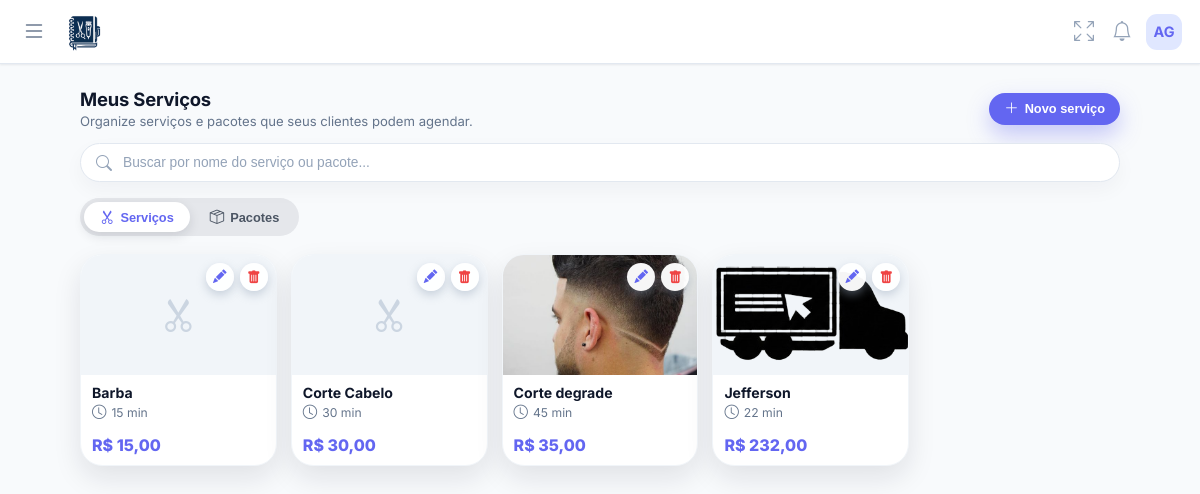
Page /pages/servicos/servicos.php on the committed database.
### tables this page shows
CREATE TABLE usuarios (
        id INTEGER PRIMARY KEY AUTOINCREMENT,
        nome TEXT, email TEXT, telefone TEXT, foto TEXT, biografia TEXT,
        cep TEXT, endereco TEXT, numero TEXT, bairro TEXT, cidade TEXT, estado TEXT,
        criado_em DATETIME DEFAULT CURRENT_TIMESTAMP
    , senha TEXT, estabelecimento TEXT, cor_tema TEXT DEFAULT '#4f46e5', ultimo_login DATETIME, ativo INTEGER DEFAULT 1, data_expiracao DATE, is_vitalicio INTEGER DEFAULT 0, quem_indicou TEXT, valor_mensalidade REAL DEFAULT 19.90, indicado_por TEXT, valor_mensal REAL DEFAULT 19.90, token_recuperacao TEXT, token_validade DATETIME);

CREATE TABLE servicos (
        id INTEGER PRIMARY KEY AUTOINCREMENT,
        user_id INTEGER NOT NULL,
        nome TEXT NOT NULL,
        preco REAL NOT NULL,
        duracao INTEGER NOT NULL, -- em minutos
        foto TEXT,
        observacao TEXT,
        tipo TEXT DEFAULT 'unico', 
        itens_pacote TEXT, 
        criado_em DATETIME DEFAULT CURRENT_TIMESTAMP
    , calculo_servico_id INTEGER);

### pages/servicos/servicos.php (the view, shortened to what this page needs)
<?php
include '../../includes/db.php';
$userId = $_SESSION['user_id'];
$isProd = isset($_SERVER['HTTP_HOST']) && $_SERVER['HTTP_HOST'] === 'salao.develoi.com';
$servicosUrl = $isProd
    ? '/servicos'
    : '/karen_site/controle-salao/pages/servicos/servicos.php';
include '../../includes/header.php';
include '../../includes/menu.php';
$stmt = $pdo->prepare("SELECT * FROM servicos WHERE user_id = ? ORDER BY id DESC");
$stmt->execute([$userId]);
$todosRegistros = $stmt->fetchAll();
$listaServicos = array_filter($todosRegistros, function($item){ return $item['tipo'] == 'unico'; });
?>
<main class="main-content">
    <div class="page-header">
        <div class="page-title-wrap">
            <h1 class="page-title">Meus Serviços</h1>
            <p class="page-subtitle">Organize serviços e pacotes que seus clientes podem agendar.</p>
        </div>
        <div class="page-header-actions">
            <button class="btn-chip" onclick="abrirModal('unico')">
                <i class="bi bi-plus-lg"></i>
                Novo serviço
            </button>
        </div>
    </div>
    <div class="search-bar-container">
        <i class="bi bi-search search-icon"></i>
        <input
            type="text"
            id="searchInput"
            class="search-input"
            placeholder="Buscar por nome do serviço ou pacote..."
            onkeyup="filtrarServicos()"
        >
    </div>
    <div class="tabs-wrapper">
        <div class="tabs-pill">
            <button class="tab-btn active" onclick="showTab('servicos', this)">
                <i class="bi bi-scissors"></i> Serviços
            </button>
            <button class="tab-btn" onclick="showTab('pacotes', this)">
                <i class="bi bi-box-seam"></i> Pacotes
            </button>
        </div>
    </div>
    <div id="tab-servicos" class="tab-content">
        <div class="services-grid">
            <?php foreach ($listaServicos as $s): ?>
                <div class="service-card" data-nome="<?php echo strtolower($s['nome']); ?>">
                    <div class="card-actions">
                        <button class="action-btn btn-edit" onclick='editar(<?php echo json_encode($s); ?>)'>
                            <i class="bi bi-pencil-fill"></i>
                        </button>
                        <a href="<?php echo $servicosUrl; ?>?delete=<?php echo $s['id']; ?>" class="action-btn btn-delete" onclick="return confirm('Tem certeza que deseja apagar?');">
                            <i class="bi bi-trash-fill"></i>
                        </a>
                    </div>
                    <div class="service-img" style="<?php echo $s['foto'] ? "background-image: url('../../{$s['foto']}')" : ""; ?>">
                        <?php if (!$s['foto']): ?>
                            <i class="bi bi-scissors" style="font-size: 2.2rem;"></i>
                        <?php endif; ?>
                    </div>
                    <div class="service-body">
                        <div class="service-title"><?php echo htmlspecialchars($s['nome']); ?></div>
                        <div class="service-meta">
                            <i class="bi bi-clock"></i>
                            <?php echo $s['duracao']; ?> min
                        </div>
                        <div class="service-price">
                            R$ <?php echo number_format($s['preco'], 2, ',', '.'); ?>
                        </div>
                    </div>
                </div>
            <?php endforeach; ?>
        </div>
    </div>
</main>
<?php include '../../includes/footer.php'; ?>

### includes/header.php (shortened to what this page needs)
<!DOCTYPE html>
<html lang="pt-br">
<head>
    <link rel="stylesheet" href="https://cdn.jsdelivr.net/npm/bootstrap-icons@1.11.3/font/bootstrap-icons.min.css">
</head>
<body>

### includes/menu.php (shortened to what this page needs)
<?php
$isProd = isset($_SERVER['HTTP_HOST']) && $_SERVER['HTTP_HOST'] === 'salao.develoi.com';
$iniciais  = 'V';
if (isset($pdo) && isset($_SESSION['user_id'])) {
    $stmtUser = $pdo->prepare("SELECT nome, email FROM usuarios WHERE id = ? LIMIT 1");
    $stmtUser->execute([$_SESSION['user_id']]);
    $dadoUsuario = $stmtUser->fetch(PDO::FETCH_ASSOC);
    if ($dadoUsuario && !empty($dadoUsuario['nome'])) {
        $userName = $dadoUsuario['nome'];
        $partesNome = explode(' ', trim($userName));
        $primeiraLetra = mb_substr($partesNome[0], 0, 1);
        $ultimaLetra   = '';
        if (count($partesNome) > 1) {
            $ultimoNome  = end($partesNome);
            $ultimaLetra = mb_substr($ultimoNome, 0, 1);
        }
        $iniciais = strtoupper($primeiraLetra . $ultimaLetra);
    }
}
?>
<link rel="stylesheet" href="https://cdn.jsdelivr.net/npm/bootstrap-icons@1.11.3/font/bootstrap-icons.min.css">
<nav class="app-navbar">
    <div style="display:flex; align-items:center; gap:12px;">
        <button class="menu-btn" id="openMenuBtn" type="button">
            <i class="bi bi-list"></i>
        </button>
        <?php
        if ($isProd) {
            $logoUrl = 'https://salao.develoi.com/img/logo-azul.png';
            $dashboardUrl = '/dashboard';
        } else {
            $host = $_SERVER['HTTP_HOST'];
            $logoUrl = "http://{$host}/karen_site/controle-salao/img/logo-azul.png";
            $dashboardUrl = '/karen_site/controle-salao/pages/dashboard.php';
        }
        ?>
        <a href="<?php echo $dashboardUrl; ?>" class="brand-logo">
            <img src="<?php echo $logoUrl; ?>"
                 alt="Logo Salão Develoi"
                 style="height:38px; width:auto; display:inline-block; vertical-align:middle;">
        </a>
    </div>
    <div style="display:flex; align-items:center; gap:10px;">
        <button class="icon-btn" id="fullscreenBtn" type="button" aria-label="Tela cheia">
            <i class="bi bi-arrows-fullscreen" id="fullscreenIcon"></i>
        </button>
        <div style="position:relative;">
            <button class="icon-btn" id="notificBtn" type="button" aria-label="Notificações" style="position:relative;">
                <i class="bi bi-bell"></i>
            </button>
        </div>
        <div style="position:relative;">
            <div class="navbar-avatar" id="userAvatarBtn">
                <?php echo $iniciais; ?>
            </div>
        </div>
    </div>
</nav>

### includes/footer.php (shortened to what this page needs)
</body>
</html>

### includes/header.php (style rules this page uses)
:root { --primary: #6366f1; --primary-hover: #4f46e5; --bg-body: #f1f5f9; --text-dark: #1e293b; --text-gray: #64748b; --white: #ffffff; --danger: #ef4444; --success: #22c55e; --radius: 16px; --shadow: 0 4px 6px -1px rgba(0, 0, 0, 0.05), 0 2px 4px -1px rgba(0, 0, 0, 0.03); }
body { margin: 0; padding: 0; font-family: 'Inter', sans-serif; background-color: var(--bg-body); color: var(--text-dark); -webkit-font-smoothing: antialiased; }
.main-content { max-width: 1200px; margin: 0 auto; padding: 20px; padding-top: 30px; }

### includes/menu.php (style rules this page uses)
:root { --primary: #6366f1; --primary-dark: #4f46e5; --sidebar-bg: #0f172a; --sidebar-width: 280px; --text-sidebar: #cbd5e1; --bg-body: #f3f4f6; }
body { margin: 0; font-family: 'Plus Jakarta Sans', sans-serif; background-color: var(--bg-body); padding-top: 70px; }
.app-navbar { background: rgba(255, 255, 255, 0.94); backdrop-filter: blur(10px); height: 64px; position: fixed; top: 0; left: 0; width: 100%; display: flex; align-items: center; justify-content: space-between; padding: 0 18px; box-shadow: 0 1px 2px rgba(15, 23, 42, 0.08); z-index: 1000; box-sizing: border-box; border-bottom: 1px solid #e2e8f0; }
.brand-logo { font-weight: 700; font-size: 1.12rem; color: #1e293b; display: flex; align-items: center; gap: 10px; text-decoration: none; letter-spacing: -0.4px; }
.menu-btn { background: none; border: none; font-size: 1.5rem; color: #64748b; cursor: pointer; display: flex; align-items: center; justify-content: center; padding: 4px; }
.icon-btn { background: none; border: none; padding: 4px; cursor: pointer; display: flex; align-items: center; justify-content: center; border-radius: 999px; transition: 0.2s; }
.icon-btn i { font-size: 1.25rem; color: #94a3b8; }
.navbar-avatar { width: 36px; height: 36px; background: #e0e7ff; color: var(--primary); border-radius: 11px; display: flex; align-items: center; justify-content: center; font-weight: 700; font-size: 0.9rem; cursor: pointer; transition: 0.2s; }

### rows in the picture
usuarios: nome "AG"
servicos: nome "Barba", duracao "15", preco "15,00"
servicos: nome "Corte Cabelo", duracao "30", preco "30,00"
servicos: foto (picture), nome "Corte degrade", duracao "45", preco "35,00"
servicos: foto (picture), nome "Jefferson", duracao "22", preco "232,00"
